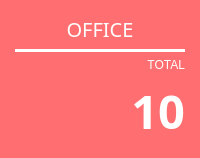
                   <widget class="QFrame" name="frame_19">
                    <property name="sizePolicy">
                     <sizepolicy hsizetype="Minimum" vsizetype="Ignored">
                      <horstretch>20</horstretch>
                      <verstretch>20</verstretch>
                     </sizepolicy>
                    </property>
                    <property name="minimumSize">
                     <size>
                      <width>178</width>
                      <height>139</height>
                     </size>
                    </property>
                    <property name="styleSheet">
                     <string notr="true">background-color: rgb(255, 110, 112);
border-radius: 10px;</string>
                    </property>
                    <property name="frameShape">
                     <enum>QFrame::StyledPanel</enum>
                    </property>
                    <property name="frameShadow">
                     <enum>QFrame::Raised</enum>
                    </property>
                    <layout class="QVBoxLayout" name="verticalLayout_16">
                     <property name="leftMargin">
                      <number>15</number>
                     </property>
                     <property name="topMargin">
                      <number>15</number>
                     </property>
                     <property name="rightMargin">
                      <number>15</number>
                     </property>
                     <property name="bottomMargin">
                      <number>15</number>
                     </property>
                     <item>
                      <widget class="QLabel" name="label_34">
                       <property name="font">
                        <font>
                         <family>Asap</family>
                         <pointsize>15</pointsize>
                         <weight>50</weight>
                         <italic>false</italic>
                         <bold>false</bold>
                        </font>
                       </property>
                       <property name="styleSheet">
                        <string notr="true">color: rgb(255, 255, 255);</string>
                       </property>
                       <property name="text">
                        <string>OFFICE</string>
                       </property>
                       <property name="alignment">
                        <set>Qt::AlignCenter</set>
                       </property>
                      </widget>
                     </item>
                     <item>
                      <widget class="Line" name="line_12">
                       <property name="enabled">
                        <bool>true</bool>
                       </property>
                       <property name="styleSheet">
                        <string notr="true">background-color: rgb(255, 255, 255);</string>
                       </property>
                       <property name="orientation">
                        <enum>Qt::Horizontal</enum>
                       </property>
                      </widget>
                     </item>
                     <item>
                      <widget class="QLabel" name="label_35">
                       <property name="styleSheet">
                        <string notr="true">color: rgb(255, 255, 255);</string>
                       </property>
                       <property name="text">
                        <string>TOTAL</string>
                       </property>
                       <property name="alignment">
                        <set>Qt::AlignBottom|Qt::AlignRight|Qt::AlignTrailing</set>
                       </property>
                      </widget>
                     </item>
                     <item>
                      <layout class="QHBoxLayout" name="horizontalLayout_20">
                       <item>
                        <widget class="QPushButton" name="ButtonOffice">
                         <property name="sizePolicy">
                          <sizepolicy hsizetype="Minimum" vsizetype="Minimum">
                           <horstretch>2</horstretch>
                           <verstretch>2</verstretch>
                          </sizepolicy>
                         </property>
                         <property name="cursor">
                          <cursorShape>PointingHandCursor</cursorShape>
                         </property>
                         <property name="styleSheet">
                          <string notr="true">background-image: url(:/barr/Grupo 201.png);
background-position:center;
background-repeat: no-repeat;
</string>
                         </property>
                        </widget>
                       </item>
                       <item>
                        <widget class="QLabel" name="labelOffice">
                         <property name="sizePolicy">
                          <sizepolicy hsizetype="Minimum" vsizetype="Minimum">
                           <horstretch>3</horstretch>
                           <verstretch>0</verstretch>
                          </sizepolicy>
                         </property>
                         <property name="font">
                          <font>
                           <family>Segoe UI Semibold</family>
                           <pointsize>35</pointsize>
                           <weight>75</weight>
                           <bold>true</bold>
                          </font>
                         </property>
                         <property name="styleSheet">
                          <string notr="true">color: rgb(255, 255, 255);</string>
                         </property>
                         <property name="frameShadow">
                          <enum>QFrame::Plain</enum>
                         </property>
                         <property name="text">
                          <string>10</string>
                         </property>
                         <property name="textFormat">
                          <enum>Qt::AutoText</enum>
                         </property>
                         <property name="alignment">
                          <set>Qt::AlignRight|Qt::AlignTrailing|Qt::AlignVCenter</set>
                         </property>
                         <property name="margin">
                          <number>0</number>
                         </property>
                        </widget>
                       </item>
                      </layout>
                     </item>
                    </layout>
                   </widget>
